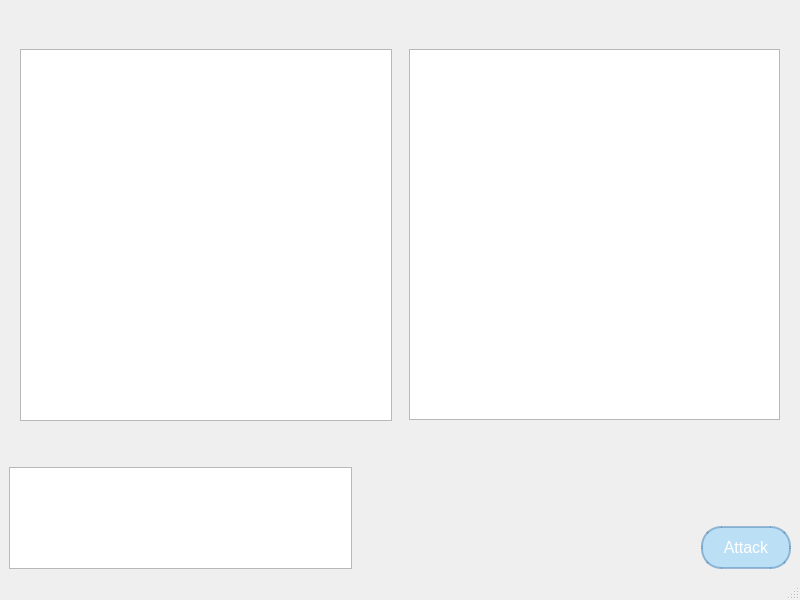
<?xml version="1.0" encoding="UTF-8"?>
<ui version="4.0">
 <class>MainGameWindow</class>
 <widget class="QMainWindow" name="MainGameWindow">
  <property name="geometry">
   <rect>
    <x>0</x>
    <y>0</y>
    <width>800</width>
    <height>600</height>
   </rect>
  </property>
  <property name="windowTitle">
   <string>MainWindow</string>
  </property>
  <widget class="QWidget" name="centralwidget">
   <layout class="QVBoxLayout" name="verticalLayout_3" stretch="0,3,0,1">
    <item>
     <spacer name="verticalSpacer_3">
      <property name="orientation">
       <enum>Qt::Vertical</enum>
      </property>
      <property name="sizeHint" stdset="0">
       <size>
        <width>20</width>
        <height>40</height>
       </size>
      </property>
     </spacer>
    </item>
    <item>
     <layout class="QHBoxLayout" name="horizontalLayout">
      <item>
       <widget class="QGraphicsView" name="myTable">
        <property name="minimumSize">
         <size>
          <width>372</width>
          <height>372</height>
         </size>
        </property>
        <property name="maximumSize">
         <size>
          <width>372</width>
          <height>372</height>
         </size>
        </property>
        <property name="backgroundBrush">
         <brush brushstyle="NoBrush">
          <color alpha="255">
           <red>255</red>
           <green>255</green>
           <blue>255</blue>
          </color>
         </brush>
        </property>
       </widget>
      </item>
      <item>
       <widget class="QGraphicsView" name="enemyTable">
        <property name="minimumSize">
         <size>
          <width>371</width>
          <height>371</height>
         </size>
        </property>
        <property name="maximumSize">
         <size>
          <width>371</width>
          <height>371</height>
         </size>
        </property>
        <property name="backgroundBrush">
         <brush brushstyle="NoBrush">
          <color alpha="255">
           <red>255</red>
           <green>255</green>
           <blue>255</blue>
          </color>
         </brush>
        </property>
       </widget>
      </item>
     </layout>
    </item>
    <item>
     <spacer name="verticalSpacer_4">
      <property name="orientation">
       <enum>Qt::Vertical</enum>
      </property>
      <property name="sizeHint" stdset="0">
       <size>
        <width>20</width>
        <height>40</height>
       </size>
      </property>
     </spacer>
    </item>
    <item>
     <layout class="QVBoxLayout" name="verticalLayout_2">
      <item>
       <layout class="QHBoxLayout" name="horizontalLayout_2">
        <item>
         <widget class="QTextEdit" name="information">
          <property name="readOnly">
           <bool>true</bool>
          </property>
         </widget>
        </item>
        <item>
         <spacer name="horizontalSpacer">
          <property name="orientation">
           <enum>Qt::Horizontal</enum>
          </property>
          <property name="sizeHint" stdset="0">
           <size>
            <width>40</width>
            <height>20</height>
           </size>
          </property>
         </spacer>
        </item>
        <item>
         <layout class="QVBoxLayout" name="verticalLayout">
          <item>
           <spacer name="verticalSpacer">
            <property name="orientation">
             <enum>Qt::Vertical</enum>
            </property>
            <property name="sizeHint" stdset="0">
             <size>
              <width>20</width>
              <height>40</height>
             </size>
            </property>
           </spacer>
          </item>
          <item>
           <widget class="QPushButton" name="attack">
            <property name="styleSheet">
             <string notr="true">QPushButton {
    border-radius: 20px;
    background-color: rgba(135, 206, 250, 0.5);
    padding: 10px 20px;
    color: #FFFFFF;
    font-size: 16px;
    border: 2px solid rgba(70, 130, 180, 0.5);
    transition: background-color 0.3s;
}

QPushButton:hover {
    background-color: rgba(135, 206, 250, 0.7); 
}

QPushButton:pressed {
    background-color: rgba(70, 130, 180, 0.7); 
    border: 2px solid rgba(70, 130, 180, 0.7);
}
</string>
            </property>
            <property name="text">
             <string>Attack</string>
            </property>
           </widget>
          </item>
         </layout>
        </item>
       </layout>
      </item>
     </layout>
    </item>
   </layout>
  </widget>
  <widget class="QMenuBar" name="menubar">
   <property name="geometry">
    <rect>
     <x>0</x>
     <y>0</y>
     <width>800</width>
     <height>22</height>
    </rect>
   </property>
  </widget>
  <widget class="QStatusBar" name="statusbar"/>
 </widget>
 <resources/>
 <connections/>
</ui>
